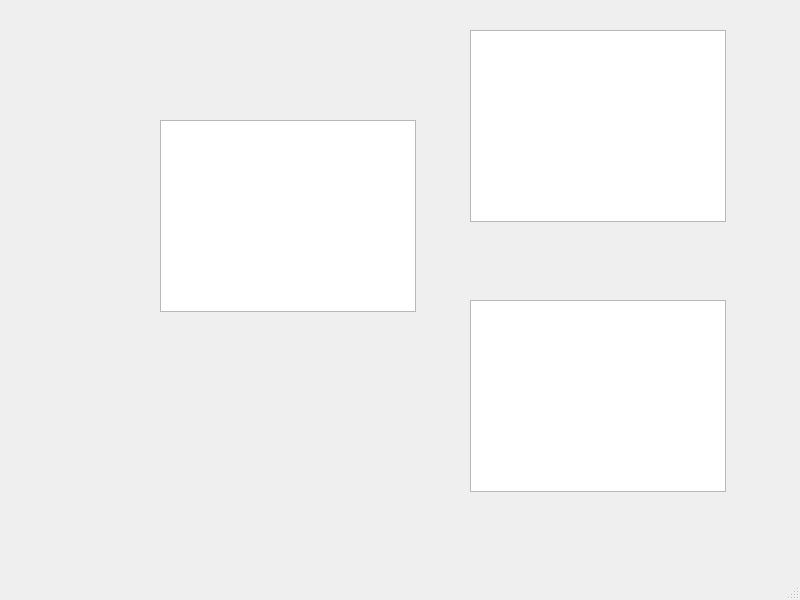
<?xml version="1.0" encoding="UTF-8"?>
<ui version="4.0">
 <class>MainWindow</class>
 <widget class="QMainWindow" name="MainWindow">
  <property name="geometry">
   <rect>
    <x>0</x>
    <y>0</y>
    <width>800</width>
    <height>600</height>
   </rect>
  </property>
  <property name="windowTitle">
   <string>MainWindow</string>
  </property>
  <widget class="QWidget" name="centralwidget">
   <widget class="QListWidget" name="listVehicules">
    <property name="geometry">
     <rect>
      <x>160</x>
      <y>120</y>
      <width>256</width>
      <height>192</height>
     </rect>
    </property>
   </widget>
   <widget class="QListWidget" name="listSessionsCamille">
    <property name="geometry">
     <rect>
      <x>470</x>
      <y>30</y>
      <width>256</width>
      <height>192</height>
     </rect>
    </property>
   </widget>
   <widget class="QListWidget" name="listSessionsDirection">
    <property name="geometry">
     <rect>
      <x>470</x>
      <y>300</y>
      <width>256</width>
      <height>192</height>
     </rect>
    </property>
   </widget>
  </widget>
  <widget class="QMenuBar" name="menubar">
   <property name="geometry">
    <rect>
     <x>0</x>
     <y>0</y>
     <width>800</width>
     <height>20</height>
    </rect>
   </property>
  </widget>
  <widget class="QStatusBar" name="statusbar"/>
 </widget>
 <resources/>
 <connections/>
</ui>
